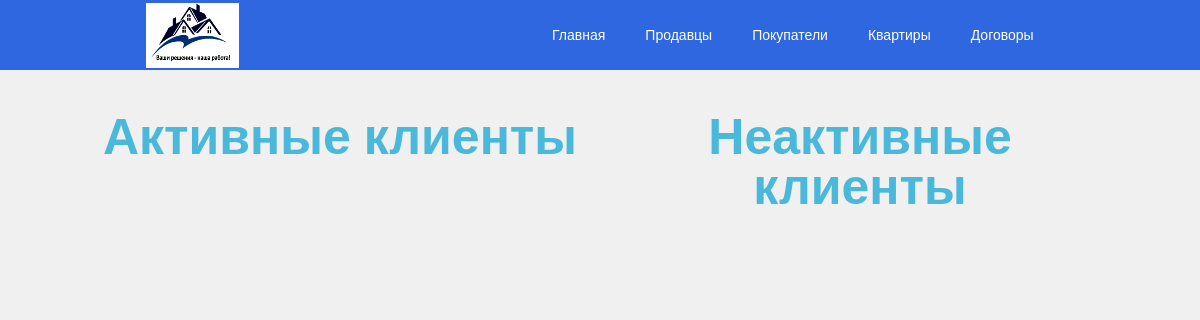
Before: /seller_view/ with the older database file.
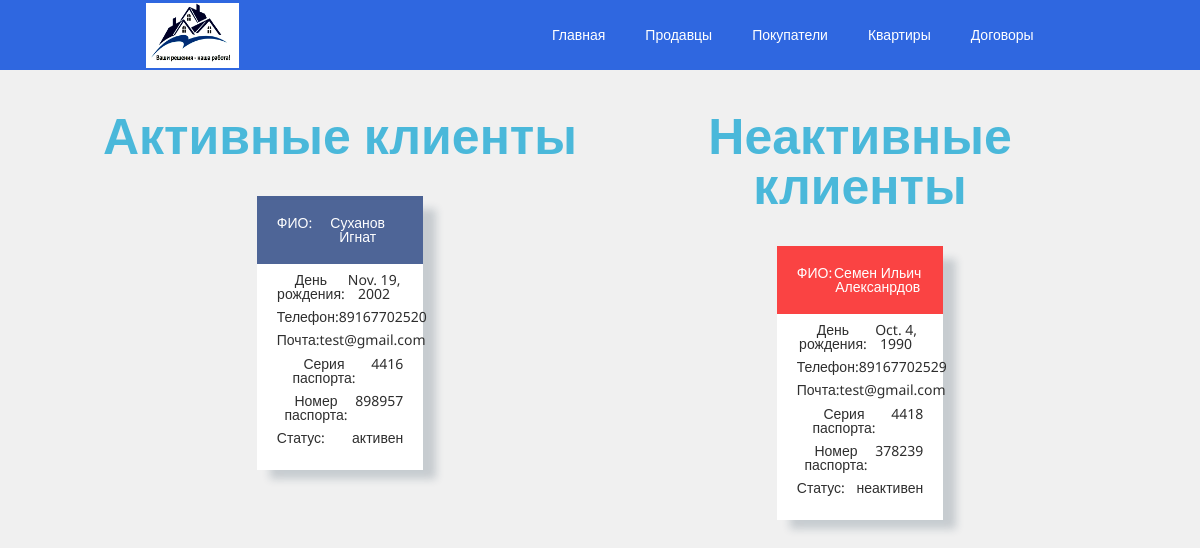
After: the same page with the newer database file.
### main/models.py (models this page shows)
class Klient(models.Model):
    id_kl = models.AutoField(blank=False, primary_key=True)
    fio = models.CharField(max_length=100, blank=False)
    bd = models.DateField(blank=False)
    phone = models.CharField(max_length=11, blank=False)
    mail = models.CharField(max_length=100, blank=False)
    pasp_seria = models.CharField(max_length=4,blank=False)
    pasp_nomer = models.CharField(max_length=6, blank=False)

class Seller(models.Model):
    id_seller = models.AutoField(blank=False, primary_key=True)
    id_kl = models.ForeignKey(Klient, on_delete=models.CASCADE, blank=False)
    status = models.CharField(max_length=10, blank=False)
    def __str__(self):
        return str(self.id_seller)

### main/views.py (the view)
# urls.py: path('seller_view/', SellerView.as_view(), name='view_seller_url'),
class SellerView(View):
    def get(self,request):
        seller = Seller.objects.values('id_kl')# SELECT id_kl FROM Seller
        klient = Klient.objects.all()#SELECT * FROM Klient
        sel_list_act = Seller.objects.filter(status='активен')
        sel_list_disact = Seller.objects.filter(status='неактивен')
        return render(request, 'main/seller_view.html', context={'seller': seller, 'klient': klient, 'sel_list_act': sel_list_act, 'sel_list_disact': sel_list_disact})

### main/templatetags/main_get_filter.py (called while the page is built)
@register.filter
def get_item(dictionary, key):
    return dictionary.get(key)

@register.filter
def get_status(sel_list, id_k):
    print(sel_list)
    print('test')
    seller_status = sel_list.get(id_kl = id_k).status
    print(seller_status)
    return seller_status

### main/templates/main/seller_view.html (shortened to what the changed rows need)
{% extends 'base.html' %}
{% load main_get_filter %}
{% block content %}
<div class="container">
    <div class="kl_wrapp">
        <div class="activ_block">
        <div class="kl_block">
            {% for seller in seller %}
                {% for klient in klient %}
                    {% if klient.id_kl == seller|get_item:'id_kl' and sel_list_act|get_status:klient.id_kl == 'активен' %}
                        <div class="kl_card">
                            <div class="kl_card_fio">
                                <p>ФИО:</p>
                                <p>
                                    {{ klient.fio|truncatechars:30 }}
                                </p>
                            </div>
                            <div class="kl_bd">
                                <p>День рождения:</p>
                                <p>
                                    {{ klient.bd }}
                                </p>
                            </div>
                            <div class="kl_phone">
                                <p>Телефон:</p>
                                <p>
                                    {{ klient.phone|truncatechars:11 }}
                                </p>
                            </div>
                            <div class="kl_mail">
                                <p>Почта:</p>
                                <p>
                                    {{ klient.mail|truncatechars:30 }}
                                </p>
                            </div>
                            <div class="kl_pasp_seria">
                                <p>Серия паспорта:</p>
                                <p>
                                    {{ klient.pasp_seria|truncatechars:4 }}
                                </p>
                            </div>
                            <div class="kl_pasp_nomer">
                                <p>Номер паспорта:</p>
                                <p>
                                    {{ klient.pasp_nomer|truncatechars:6 }}
                                </p>
                            </div>
                            <div class="kl_status">
                                <p>Статус:</p>
                                <p>
                                    {{ sel_list_act|get_status:klient.id_kl }}
                                </p>
                            </div>
                        </div>
                    {% endif %}
                {% endfor %}
            {% endfor %}
        </div>
    </div>
        <div class="disactiv_block">
        <div class="kl_block">
            {% for seller in seller %}
                {% for klient in klient %}
                    {% if klient.id_kl == seller|get_item:'id_kl' and sel_list_disact|get_status:klient.id_kl == 'неактивен' %}
                        <div class="kl_card">
                            <div class="kl_card_fio red">
                                <p>ФИО:</p>
                                <p>
                                    {{ klient.fio }}
                                </p>
                            </div>
                            <div class="kl_bd">
                                <p>День рождения:</p>
                                <p>
                                    {{ klient.bd }}
                                </p>
                            </div>
                            <div class="kl_phone">
                                <p>Телефон:</p>
                                <p>
                                    {{ klient.phone }}
                                </p>
                            </div>
                            <div class="kl_mail">
                                <p>Почта:</p>
                                <p>
                                    {{ klient.mail }}
                                </p>
                            </div>
                            <div class="kl_pasp_seria">
                                <p>Серия паспорта:</p>
                                <p>
                                    {{ klient.pasp_seria }}
                                </p>
                            </div>
                            <div class="kl_pasp_nomer">
                                <p>Номер паспорта:</p>
                                <p>
                                    {{ klient.pasp_nomer }}
                                </p>
                            </div>
                            <div class="kl_status">
                                <p>Статус:</p>
                                <p>
                                    {{ sel_list_disact|get_status:klient.id_kl }}
                                </p>
                            </div>
                        </div>
                    {% endif %}
                {% endfor %}
            {% endfor %}
        </div>
    </div>
</div>
{% endblock %}

Changed rows visible on the page:
added Klient: fio "Суханов Игнат", bd "Nov. 19, 2002", phone "89167702520", mail "test@gmail.com", pasp_seria "4416", pasp_nomer "898957", id_kl.status "активен"
added Klient: fio "Семен Ильич Алексанрдов", bd "Oct. 4, 1990", phone "89167702529", mail "test@gmail.com", pasp_seria "4418", pasp_nomer "378239", id_kl.status "неактивен"
